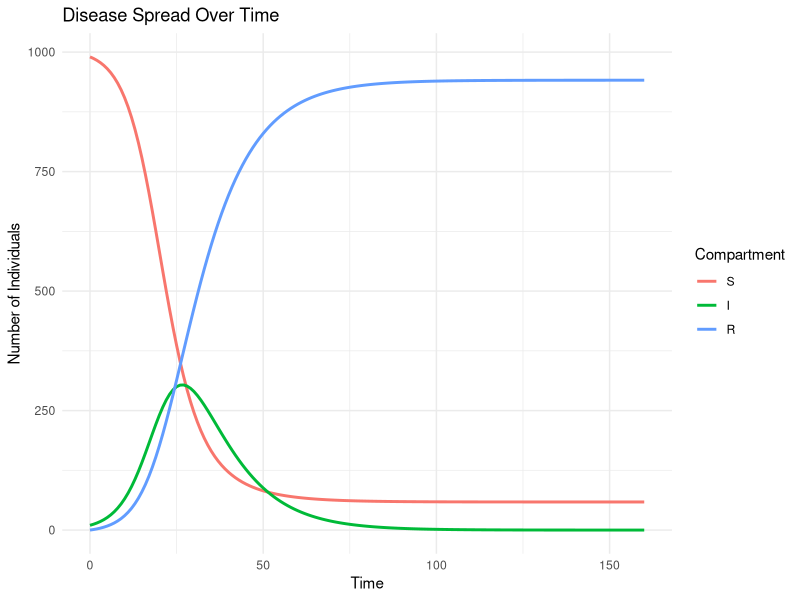

Generate this figure with R:
# Parameters for the Disease Spread Model
params <- list(
  infection_rate = 0.3,
  recovery_rate = 0.1,
  death_rate = 0.05,
  initial_susceptible = 990,
  initial_infected = 10,
  initial_recovered = 0
)

# Time span for the simulation
time_span <- seq(0, 160, by = 1)

# Load necessary libraries
library(deSolve)
library(reshape2)
library(ggplot2)

# Disease Spread Model Function
disease_spread_model <- function(time, state, parameters) {
  with(as.list(c(state, parameters)), {
    N <- S + I + R
    dS_dt <- -beta * S * I / N
    dI_dt <- beta * S * I / N - gamma * I
    dR_dt <- gamma * I
    list(c(dS_dt, dI_dt, dR_dt))
  })
}

# Simulation Function
simulate_disease_spread <- function(params, time_span) {
  state <- c(S = params$initial_susceptible,
             I = params$initial_infected,
             R = params$initial_recovered)
  parameters <- list(beta = params$infection_rate,
                     gamma = params$recovery_rate)
  out <- ode(y = state, times = time_span, func = disease_spread_model, parms = parameters)
  as.data.frame(out)
}

# Plotting Function
plot_disease_spread <- function(simulation_results) {
  # Melt the data for plotting
  data_melted <- melt(simulation_results, id.vars = "time", variable.name = "Compartment", value.name = "Count")
  ggplot(data_melted, aes(x = time, y = Count, color = Compartment)) +
    geom_line(linewidth = 1) +
    labs(title = "Disease Spread Over Time", x = "Time", y = "Number of Individuals") +
    theme_minimal()
}

# Run the simulation
results <- simulate_disease_spread(params, time_span)

# Plot the results
plot_disease_spread(results)
